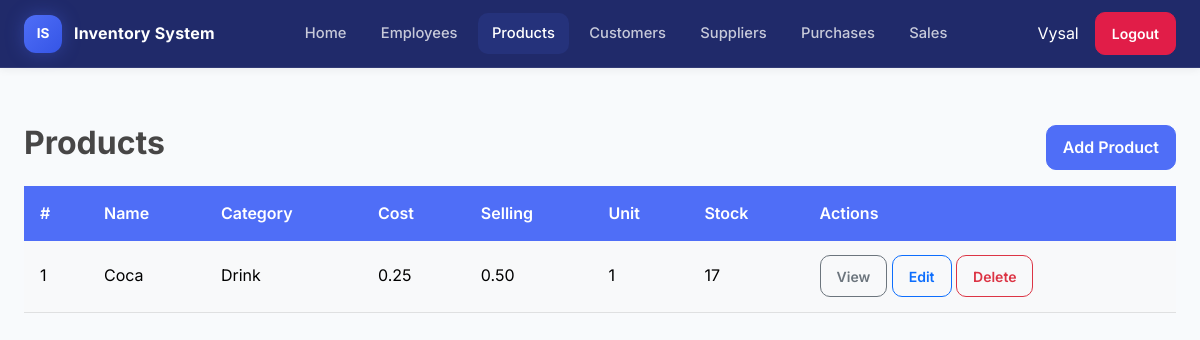
The page /products/ (signed in) on the database its author committed.
### products/models.py (models this page shows, shortened)
class Product(models.Model):
    name = models.CharField(max_length=100)
    category = models.ForeignKey(
        Category, on_delete=models.PROTECT, related_name="products"
    )
    cost_price = models.DecimalField(max_digits=10, decimal_places=2)
    selling_price = models.DecimalField(max_digits=10, decimal_places=2)
    unit = models.CharField(max_length=50)
    stock = models.PositiveIntegerField(default=0)
    class Meta:
        ordering = ["name"]

class Category(models.Model):
    name = models.CharField(max_length=100, unique=True)
    created_at = models.DateTimeField(auto_now_add=True)
    class Meta:
        ordering = ["name"]
        verbose_name_plural = "categories"

### products/views.py (the view)
# urls.py: path("products/", views.product_list, name="product_list"),
@login_required
def product_list(request):
    products = Product.objects.select_related("category").all()
    return render(request, "products/product_list.html", {"products": products})

### templates/products/product_list.html (shortened to what this page needs)
{% extends "base.html" %}
{% block content %}
<div class="container">
  <div class="d-flex justify-content-between align-items-center my-3">
    <h2>Products</h2>
    <a href="{% url 'product_create' %}" class="btn btn-primary">Add Product</a>
  </div>
  <div class="table-responsive">
    <table class="table table-light table-hover align-middle">
      <thead>
        <tr>
          <th>#</th>
          <th>Name</th>
          <th>Category</th>
          <th>Cost</th>
          <th>Selling</th>
          <th>Unit</th>
          <th>Stock</th>
          <th>Actions</th>
        </tr>
      </thead>
      <tbody>
        {% for product in products %}
        <tr>
          <td data-label="#">{{ product.id }}</td>
          <td data-label="Name">{{ product.name }}</td>
          <td data-label="Category">{{ product.category.name }}</td>
          <td data-label="Cost">{{ product.cost_price }}</td>
          <td data-label="Selling">{{ product.selling_price }}</td>
          <td data-label="Unit">{{ product.unit }}</td>
          <td data-label="Stock">{{ product.stock }}</td>
          <td data-label="Actions">
            <a href="{% url 'product_detail' product.id %}"
               class="btn btn-sm btn-outline-secondary">
              View
            </a>
            <a href="{% url 'product_update' product.id %}"
               class="btn btn-sm btn-outline-primary">
              Edit
            </a>
            <a href="{% url 'product_delete' product.id %}"
               class="btn btn-sm btn-outline-danger">
              Delete
            </a>
          </td>
        </tr>
        {% empty %}
        <tr>
          <td data-label="Message" colspan="8" class="text-muted">
            No products yet.
          </td>
        </tr>
        {% endfor %}
      </tbody>
    </table>
  </div>
</div>
{% endblock %}

### templates/partials/_navbar.html (shortened to what this page needs)
{% load static %}
 <nav class="navbar" role="navigation" aria-label="Main navigation">
    <a class="brand" href="{% url 'dashboard_home' %}">
      <div class="logo">IS</div>
      <span class="app-name">Inventory System</span>
    </a>
    <ul class="links" role="list">
      <li><a class="nav-link" href="{% url 'dashboard_home' %}">Home</a></li>
      <li><a class="nav-link" href="{% url 'employee_list' %}">Employees</a></li>
      <li><a class="nav-link" href="{% url 'product_list' %}">Products</a></li>
      <li><a class="nav-link" href="{% url 'customer_list' %}">Customers</a></li>
      <li><a class="nav-link" href="{% url 'supplier_list' %}">Suppliers</a></li>
      <li><a class="nav-link" href="{% url 'purchase_list' %}">Purchases</a></li>
      <li><a class="nav-link" href="{% url 'order_list' %}">Sales</a></li>
    </ul>
    <div class="actions">
      {% if user.is_authenticated %}
        <span class="me-2 text-white">{{ user.username }}</span>
        <form method="post" action="{% url 'logout' %}" class="d-inline">
          <button type="submit" class="btn btn-sm btn-danger d-none d-lg-inline-block">Logout</button>
        </form>
      {% else %}
        <a href="{% url 'login' %}" class="btn btn-sm btn-primary d-none d-lg-inline-block">Login</a>
      {% endif %}
    </div>
  </nav>

### static/css/style.css (style rules this page uses)
:root { --primary: #4f6ef7; --primary-dark: #3555e6; --primary-soft: rgba(79, 110, 247, 0.12); --success: #16a34a; --danger: #e11d48; --warning: #f59e0b; --info: #0ea5e9; --nav-bg1: #ffffff; --nav-bg: #040f57e1; --nav-border: rgba(255, 255, 255, 0.08); --nav-link: rgba(255, 255, 255, 0.75); --nav-link-hover: #ffffff; --body-bg: #f8fafc; --surface: #ffffff; --surface-2: #f1f5f9; --text: #474646; --text-muted: #1a1a1a; --border: #e2e8f0; --radius: 14px; --radius-sm: 10px; --shadow-sm: 0 2px 8px rgba(15, 23, 42, 0.06); --shadow-md: 0 10px 30px rgba(15, 23, 42, 0.08); --navbar-height: 68px; --font-main: 'Inter', -apple-system, BlinkMacSystemFont, 'Segoe UI', sans-serif; }
* { box-sizing: border-box; }
html { scroll-behavior: smooth; }
body { margin: 0; padding: 0; font-family: var(--font-main); background: var(--body-bg); color: var(--text); line-height: 1.6; }
a { color: inherit; }
h1, h2, h3, h4, h5, h6 { font-weight: 700; color: var(--text); margin-top: 0; }
.container, .container-fluid { padding-top: 1rem; padding-bottom: 1rem; }
.navbar { display: flex; align-items: center; justify-content: space-between; gap: 1rem; height: var(--navbar-height); padding: 0 1.5rem; background: var(--nav-bg); border-bottom: 1px solid var(--nav-border); position: sticky; width: 100% !important; top: 0; z-index: 1000; box-shadow: var(--shadow-sm); }
.brand { display: flex; align-items: center; gap: 0.75rem; text-decoration: none; flex-shrink: 0; }
.logo { width: 38px; height: 38px; border-radius: 12px; background: linear-gradient(135deg, var(--primary), var(--primary-dark)); color: white; display: flex; align-items: center; justify-content: center; font-size: 0.85rem; font-weight: 700; box-shadow: 0 0px 18px rgba(79, 110, 247, 0.35); }
.app-name { font-size: 1rem; font-weight: 700; color: #ffffff; letter-spacing: 0.2px; }
.links { display: flex; align-items: center; gap: 0.35rem; list-style: none; margin: 0; padding: 0; }
.nav-link { display: flex; align-items: center; gap: 0.5rem; padding: 0.55rem 0.9rem; border-radius: 10px; color: var(--nav-link); text-decoration: none; font-size: 0.92rem; font-weight: 500; transition: all 0.2s ease; }
.nav-link--active { background: var(--primary-soft); color: #ffffff; }
.actions { display: flex; align-items: center; gap: 0.5rem; flex-shrink: 0; }
.table { margin-bottom: 0; vertical-align: middle; }
.table thead th { background: var(--primary); color: #ffffff; border: none; font-weight: 600; }
.table td, .table th { padding: 0.9rem 1rem; }
.table tbody tr { transition: background 0.15s ease; }
.btn { border-radius: 10px; font-weight: 600; padding: 0.6rem 1rem; transition: all 0.2s ease; }
.btn-primary { background: var(--primary); border-color: var(--primary); }
.btn-danger { background: var(--danger); border-color: var(--danger); }
.container, .container-fluid { width: 100%; max-width: 100%; margin: 0 auto; }

### rows shown on the page
Product: id "1", name "Coca", category.name "Drink", cost_price "0.25", selling_price "0.50", unit "1", stock "17"

### other values the page prints
{{ user.username }} "Vysal"
